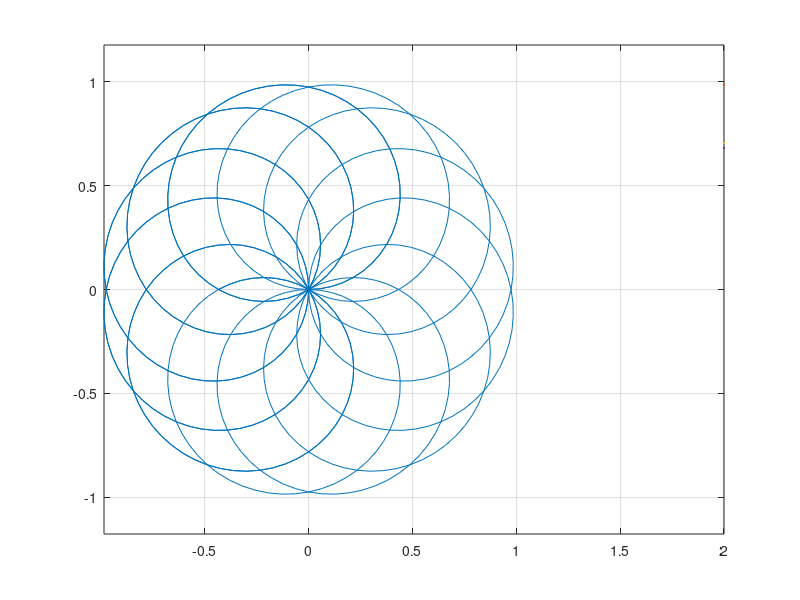

Source code (MATLAB):
n = 6;
m = 7;
k = n/m;
a = 1;

phi = 0:pi/48:pi*20;
rho = a*sin(k*phi);

[x, y] = pol2cart(phi, rho);

plot(x, y, LineWidth=2, Color=[251, 180, 174]./255);
axis equal;
grid on;

% n = 1000;
% 
% a = 0;
% b = 2*pi*5;
% phi = linspace(a, b, n);
% k = 2;
% rho = k*phi;
% [x, y] = pol2cart(phi, rho);
% plot(x, y);
% axis equal;
% grid on;